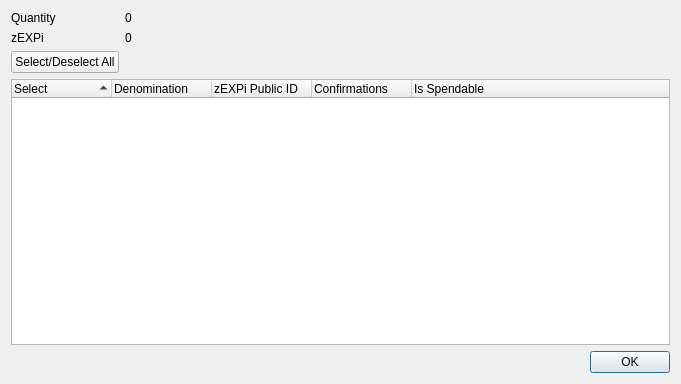
<?xml version="1.0" encoding="UTF-8"?>
<ui version="4.0">
 <class>ZEXPiControlDialog</class>
 <widget class="QDialog" name="ZEXPiControlDialog">
  <property name="geometry">
   <rect>
    <x>0</x>
    <y>0</y>
    <width>681</width>
    <height>384</height>
   </rect>
  </property>
  <property name="minimumSize">
   <size>
    <width>681</width>
    <height>384</height>
   </size>
  </property>
  <property name="windowTitle">
   <string>Select zEXPi to Spend</string>
  </property>
  <layout class="QGridLayout" name="gridLayout">
   <item row="0" column="0">
    <layout class="QFormLayout" name="formLayout">
     <property name="sizeConstraint">
      <enum>QLayout::SetDefaultConstraint</enum>
     </property>
     <item row="0" column="0">
      <widget class="QLabel" name="labelQuantity">
       <property name="text">
        <string>Quantity</string>
       </property>
      </widget>
     </item>
     <item row="0" column="1">
      <widget class="QLabel" name="labelQuantity_int">
       <property name="text">
        <string>0</string>
       </property>
      </widget>
     </item>
     <item row="1" column="0">
      <widget class="QLabel" name="labelZEXPi">
       <property name="text">
        <string>zEXPi</string>
       </property>
      </widget>
     </item>
     <item row="1" column="1">
      <widget class="QLabel" name="labelZEXPi_int">
       <property name="text">
        <string>0</string>
       </property>
      </widget>
     </item>
     <item row="2" column="0">
      <widget class="QPushButton" name="pushButtonAll">
       <property name="text">
        <string>Select/Deselect All</string>
       </property>
      </widget>
     </item>
    </layout>
   </item>
   <item row="1" column="0">
    <layout class="QVBoxLayout" name="verticalLayout">
     <item>
      <widget class="QTreeWidget" name="treeWidget">
       <property name="minimumSize">
        <size>
         <width>0</width>
         <height>250</height>
        </size>
       </property>
       <property name="alternatingRowColors">
        <bool>true</bool>
       </property>
       <property name="sortingEnabled">
        <bool>true</bool>
       </property>
       <property name="columnCount">
        <number>5</number>
       </property>
       <attribute name="headerDefaultSectionSize">
        <number>100</number>
       </attribute>
       <column>
        <property name="text">
         <string notr="true">Select</string>
        </property>
       </column>
       <column>
        <property name="text">
         <string notr="true">Denomination</string>
        </property>
       </column>
       <column>
        <property name="text">
         <string notr="true">zEXPi Public ID</string>
        </property>
       </column>
       <column>
        <property name="text">
         <string notr="true">Confirmations</string>
        </property>
       </column>
       <column>
        <property name="text">
         <string>Is Spendable</string>
        </property>
       </column>
      </widget>
     </item>
     <item>
      <widget class="QDialogButtonBox" name="buttonBox">
       <property name="orientation">
        <enum>Qt::Horizontal</enum>
       </property>
       <property name="standardButtons">
        <set>QDialogButtonBox::Ok</set>
       </property>
      </widget>
     </item>
    </layout>
   </item>
  </layout>
 </widget>
 <resources/>
 <connections>
  <connection>
   <sender>buttonBox</sender>
   <signal>accepted()</signal>
   <receiver>ZEXPiControlDialog</receiver>
   <slot>accept()</slot>
   <hints>
    <hint type="sourcelabel">
     <x>248</x>
     <y>254</y>
    </hint>
    <hint type="destinationlabel">
     <x>157</x>
     <y>274</y>
    </hint>
   </hints>
  </connection>
  <connection>
   <sender>buttonBox</sender>
   <signal>rejected()</signal>
   <receiver>ZEXPiControlDialog</receiver>
   <slot>reject()</slot>
   <hints>
    <hint type="sourcelabel">
     <x>316</x>
     <y>260</y>
    </hint>
    <hint type="destinationlabel">
     <x>286</x>
     <y>274</y>
    </hint>
   </hints>
  </connection>
 </connections>
</ui>
